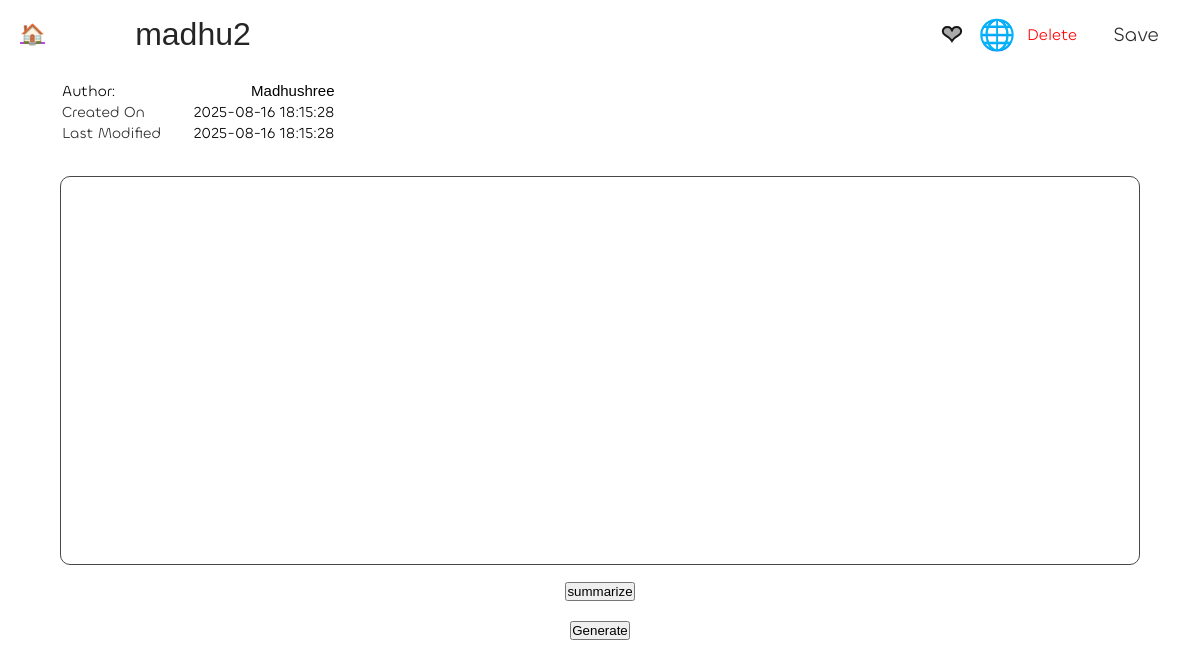
Screenshot of /Madhushree/2 (signed in) with the database file from the repository.
### tables this page shows
CREATE TABLE notes(
    noteid integer  ,
    username char(200),
    title varchar(255),
    content text,
    created_on datetime default current_timestamp,
    modified_on datetime default current_timestamp,
    star boolean default false,
    public boolean default false,
    foreign key (username) references user(username),
    primary key (noteid,username)
);

### main.py (the view)
@app.get("/<string:uname>/<int:note_id>")
def note(note_id,uname):
    username=session.get('username',None)
    public_access = uname != username
    if uname == username or handler.get_public(note_id,uname) is not None:
        note = handler.get_note(note_id,uname)
    else:
        note = None
    if not note:
        flash("Note not found!")
        return redirect(url_for('index'))
    if public_access:
        flash(f"Viewing the note by '{uname}'.")
    return render_template("/note.html", note=note, public_access=public_access )

### handlers/handler.py (called while the page is built)
def get_note(noteid, username):
    conn=sqlite3.connect('noteify.db')
    cur=conn.cursor()
    res=cur.execute("""
    select * from notes where username=? and noteid=?
    """,(username,noteid,))
    arr = res.fetchone()
    conn.close()
    return arr

### main.py (called while the page is built)
@app.before_request
def before_request():
    if request.endpoint not in [
        'login', 'signup', 'index', 'serve_static', 'logout',
        'login_post', 'signup_post', 'static'
    ]:
        if 'username' not in session:
            return redirect(url_for('login'))

### templates/note.html (shortened to what this page needs)
<!doctype html>
<html>
<head>
    <link rel="stylesheet" href=" {{ url_for( 'static', filename='main.css' ) }} ">
    <link rel="stylesheet" href=" {{ url_for( 'static', filename='note.css' ) }} ">
    <link rel="stylesheet" href="https://esm.sh/prosemirror-view/style/prosemirror.css">
</head>
<body>
    <div class="top_bar">
        <div class="top_container">
            <div class="left_icon">
                <a href="/">🏠</a>
            </div>
            <div class="title_holder">
                <input type="text" id="note_title" value="{{ note[2] }}" placeholder="Title Here..." maxlength="200" {{ readonly if public_access }} required />
            </div>
            {% if not session.get('username') %}
            <div class="right_icons">
                <a href="/login">Login</a>
                <a href="/signup">Signup</a>
            </div>
            {% else %}
                <div class="right_icons">
                    {% if not public_access %}
                        <div id="delete">Delete</div>
                        <div id="save">Save</div>
                    {% else %}
                        <div id="save">Clone</div>
                    {% endif %}
                </div>
            {% endif %}
        </div>
    </div>
    <div class="page">
        <div class="desc">
            <table>
                <tr>
                    <td>
                        <p>Author:</p>
                    </td>
                    <td>
                        <input type="text" id="username" value="{{ note[1] }}" readonly />
                    </td>
                </tr>
                <tr>
                    <td>
                        Created On
                    </td>
                    <td>
                        <p>{{ note[4] }}</p>
                    </td>
                </tr>
                <tr>
                    <td>
                        Last Modified
                    </td>
                    <td>
                        <p>{{ note[5] }}</p>
                    </td>
                </tr>
            </table>
        </div>
        </div>
        <div class="content_holder">
        </div>
        <div>
            <button id="summarize">summarize</button>
        </div>
        <div>
            <button id="generate">Generate</button>
        </div>
</body>
</html>

### static/main.css (style rules this page uses)
:root { --yellow: #FFC857; --white: #a6a6a6; --pink: #dab5ff; --violet: #2c1c32; --black: #120f15; }
* { padding: 0; margin: 0; box-sizing: border-box; }
body { display: flex; align-items: center; gap: 10px; width: 100%; min-height: 100vh; flex-direction: column; font-family: "Chillax", consolas; font-size: 20px; background: #ffffff; color: #2d2d2d; }
.top_container { display: flex; align-items: center; justify-content: space-between; width: 100%; position: sticky; top: 0; }
.right_icons { display: flex; align-items: center; justify-content: center; gap: 15px; }
.top_bar { width: 100%; padding: 5px 20px; }
a { color: #c143f0; }
#delete { display: flex; align-items: center; justify-content: center; font-size: 16px; color: #f00; cursor: pointer; }

### static/note.css (style rules this page uses)
.page { display: flex; width: 90%; align-items: flex-start; justify-content: center; flex-direction: column; border-radius: 20px; gap: 10px; position: relative; z-index: 1; transition: .2s ease; }
input#note_title { font-size: 32px; color: #252525; background: none; outline: none; border: none; padding: 10px 10%; width: 100%; text-align: left; border: 1px solid #fff0; transition: .2s ease-out; }
.title_holder { width: 100%; }
.desc { position: relative; display: flex; align-items: flex-start; justify-content: space-between; flex-direction: column; flex-wrap: wrap; font-size: 15px; border-radius: 20px; }
.content_holder { min-height: 1em; min-width: 90%; flex-grow: 0.7; border: 1px solid #474747; margin-top: 20px; font-size: 20px; line-height: normal; padding: 10px 20px; border-radius: 10px; transition: .2s ease-out; }
div#save { border: 1px solid #fff9; padding: 2px 20px; border-radius: 50px; cursor: pointer; }
input#username { text-align: right; border: none; width: min-content; font-weight: 400; font-size: 15px; }
p { color: #000; }
tr { display: flex; align-items: center; justify-content: space-between; gap: 20px; }

### rows the page displays
notes: title "madhu2", username "Madhushree", created_on "2025-08-16 18:15:28", modified_on "2025-08-16 18:15:28"
